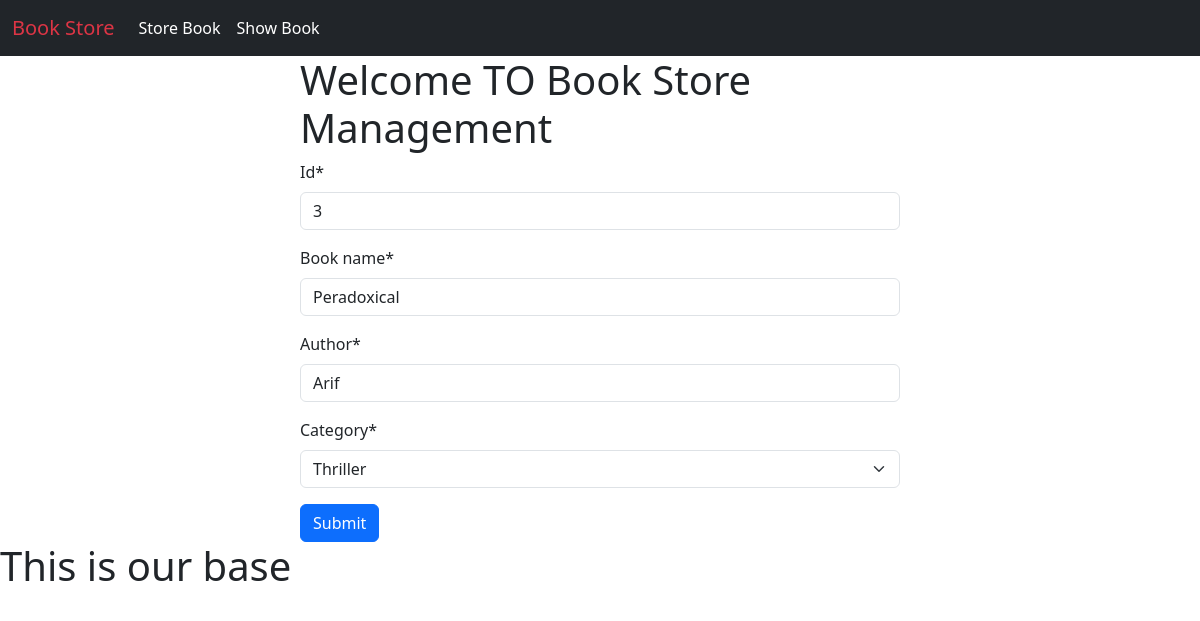
/edit_book/3, run on the app's committed database.
### book/models.py (models this page shows)
class BookStoreModel(models.Model):
    CATEGORY = (
        ('Mystery', 'Mystery'),
        ('Thriller', 'Thriller'),
        ('Sci-Fi', 'Sci-Fi'),
        ('Humor', 'Humor'),
        ('Horror', 'Horror'),
    )
    id = models.IntegerField(primary_key=True)
    book_name = models.CharField(max_length=30)
    author = models.CharField(max_length=30)
    category = models.CharField(max_length=30, choices=CATEGORY)
    first_pub = models.DateTimeField(auto_now_add=True)  # first date
    last_pub = models.DateTimeField(auto_now=True)  # update date

### book/views.py (the view)
# urls.py: path('edit_book/<int:pk>', views.BookUpdateView.as_view(), name='edit_book'),
class BookUpdateView(UpdateView):
    model = BookStoreModel
    template_name = 'store_book.html'
    form_class = BookStoreForm
    success_url = reverse_lazy('show_books')

### book/forms.py
class BookStoreForm(forms.ModelForm):
    class Meta:
        model = BookStoreModel
        fields = ['id', 'book_name', 'author', 'category']

### book/templates/store_book.html (shortened to what this page needs)
{% extends 'base.html' %}
{% load crispy_forms_tags %}
{% block content %}
<div style="width: 50%; margin:auto">
    <h1>Welcome TO Book Store Management</h1>
    <form method="post" method="/show_books">
        {{form|crispy}}
        <button class="btn btn-primary" type="submit">Submit</button>
    </form>
</div>
{% endblock %}

### data on the page
BookStoreModel: id "3", book_name "Peradoxical", author "Arif", category "Thriller"
